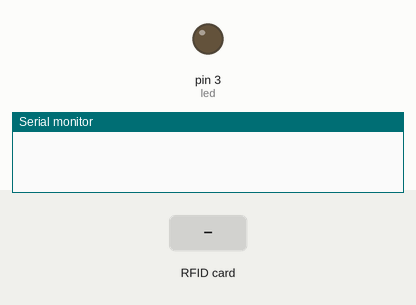
Bench run of a sketch on a simulated Arduino Uno, built with avr-gcc and run on an emulated ATmega328P. Parts: output pins drawn as LEDs (lit = HIGH), the last lines printed to the serial monitor. The test bench sets the inputs (shaded band). Pins used as bus, display or sensor lines are not drawn.

Above: at 1.2 s.
1.3 s: RFID card 49 EE F3 8B held to the reader
At 2.4 s:
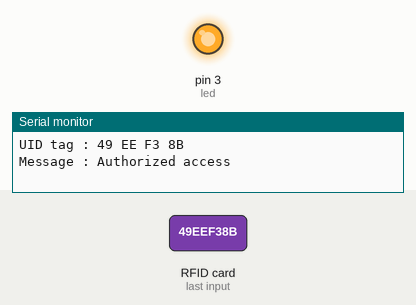
Timing chart, 0 to 7.8 s (numbered marks = the images above; inputs shaded):
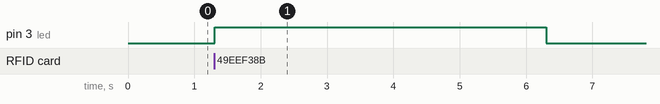

Measured:
- after the input at 1.3 s, pin 3 (led): LOW → HIGH at once, → LOW 5.0 s later

The sketch:

Codigo_Arduino.ino
```cpp
#include <SPI.h>
#include <MFRC522.h>

#define SS_PIN 10
#define RST_PIN 9

const int led = 3;

MFRC522 mfrc522(SS_PIN, RST_PIN);   // Create MFRC522 instance.

void setup()
{
  Serial.begin(9600);   // Initiate a serial communication
  SPI.begin();          // Initiate  SPI bus
  mfrc522.PCD_Init();   // Initiate MFRC522
  pinMode(led , OUTPUT);
}

void loop()
{
  // Look for new cards

  if ( ! mfrc522.PICC_IsNewCardPresent())
  {
    return;
  }

  // Select one of the cards
  if ( ! mfrc522.PICC_ReadCardSerial())
  {
    return;
  }
  //Show UID on serial monitor
  Serial.print("UID tag :");
  String content= "";
  byte letter;
  for (byte i = 0; i < mfrc522.uid.size; i++)
  {
     Serial.print(mfrc522.uid.uidByte[i] < 0x10 ? " 0" : " ");
     Serial.print(mfrc522.uid.uidByte[i], HEX);
     content.concat(String(mfrc522.uid.uidByte[i] < 0x10 ? " 0" : " "));
     content.concat(String(mfrc522.uid.uidByte[i], HEX));
  }

  Serial.println();
  Serial.print("Message : ");
  content.toUpperCase();

  if (content.substring(1) == "49 EE F3 8B") //change here the UID of the card
  {
    Serial.println("Authorized access");
    Serial.println();
    digitalWrite(led,HIGH);
    delay(5000);
    digitalWrite(led,LOW);

  }

 else
 {
    Serial.println(" Access denied");
    delay(1000);
  }
}
```
